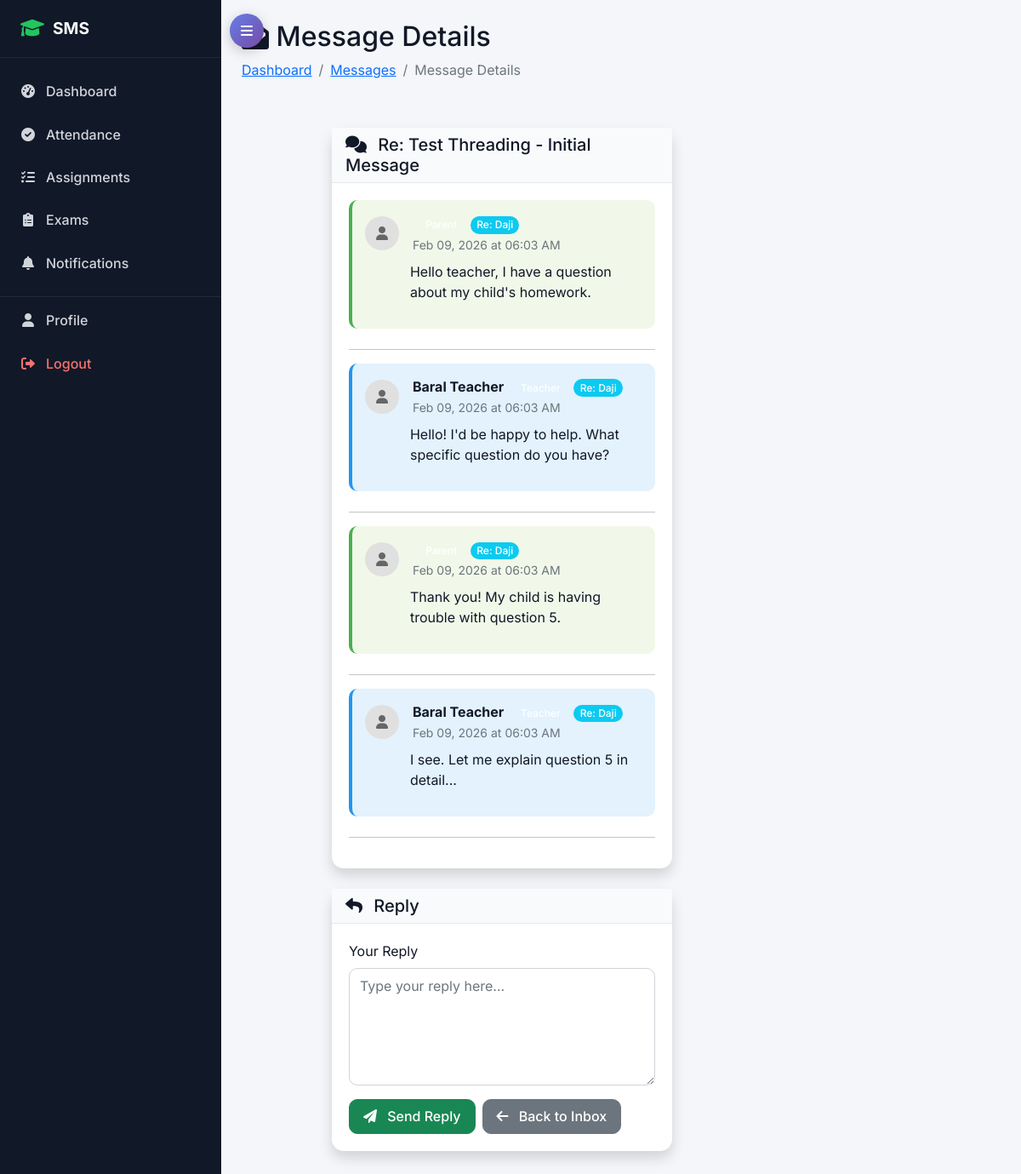
The page /accounts/messages/7/ (signed in) on the database as committed earlier.
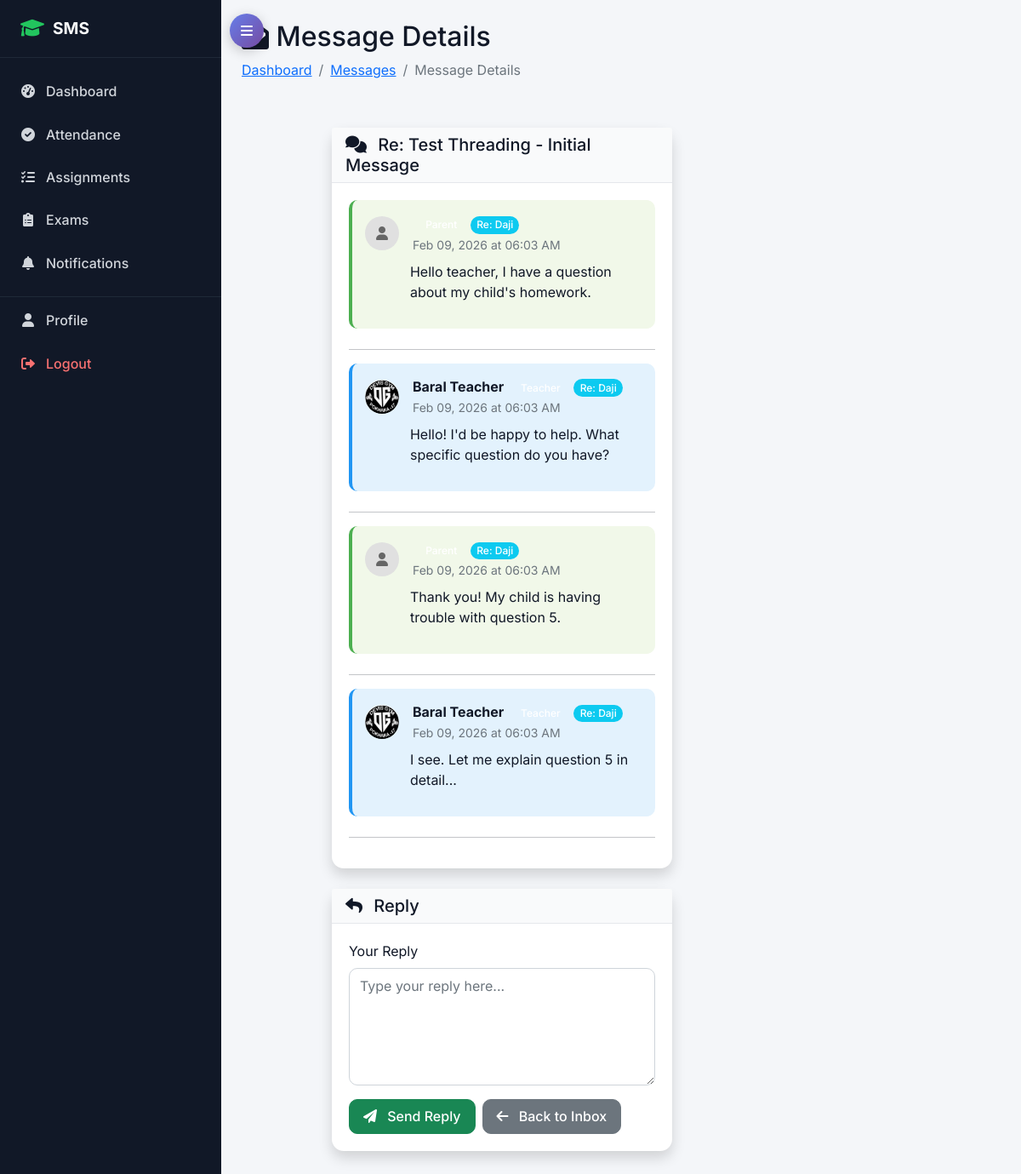
The same page on the database as committed later.
### accounts/models.py (models this page shows, shortened)
class ParentTeacherMessage(models.Model):
    MESSAGE_STATUS = (
        ('sent', 'Sent'),
        ('read', 'Read'),
        ('replied', 'Replied'),
    )
    sender = models.ForeignKey(User, on_delete=models.CASCADE, related_name='sent_messages')
    recipient = models.ForeignKey(User, on_delete=models.CASCADE, related_name='received_messages')
    student = models.ForeignKey(StudentProfile, on_delete=models.CASCADE, related_name='related_messages', null=True, blank=True)
    subject = models.CharField(max_length=200)
    message = models.TextField()
    status = models.CharField(max_length=20, choices=MESSAGE_STATUS, default='sent')
    parent_read = models.BooleanField(default=False)
    teacher_read = models.BooleanField(default=False)
    created_at = models.DateTimeField(auto_now_add=True)
    read_at = models.DateTimeField(null=True, blank=True)
    replied_to = models.ForeignKey('self', on_delete=models.SET_NULL, null=True, blank=True, related_name='replies')
    class Meta:
        ordering = ['-created_at']
    def mark_as_read(self, user):
        from django.utils import timezone
        if not self.read_at:
            self.read_at = timezone.now()
        if user.user_type == 'parent':
            self.parent_read = True
        elif user.user_type == 'teacher':
            self.teacher_read = True
        if self.status == 'sent':
            self.status = 'read'
        self.save()

class User(AbstractUser):
    USER_TYPE_CHOICES = (
        ('admin', 'Admin'),
        ('student', 'Student'),
        ('teacher', 'Teacher'),
        ('parent', 'Parent'),
    )
    user_type = models.CharField(max_length=10, choices=USER_TYPE_CHOICES)
    phone_regex = RegexValidator(regex=r'^\+?1?\d{9,15}$', message="Phone number must be entered in the format: '+999999999'. Up to 15 digits allowed.")
    phone_number = models.CharField(validators=[phone_regex], max_length=17, blank=True)
    address = models.TextField(blank=True)
    date_of_birth = models.DateField(null=True, blank=True)
    profile_picture = models.ImageField(upload_to='profile_pics/', blank=True, null=True)
    is_active = models.BooleanField(default=True)
    created_at = models.DateTimeField(auto_now_add=True)
    updated_at = models.DateTimeField(auto_now=True)

class StudentProfile(models.Model):
    user = models.OneToOneField(User, on_delete=models.CASCADE, related_name='student_profile')
    student_id = models.CharField(max_length=20, unique=True)
    admission_date = models.DateField()
    guardian_name = models.CharField(max_length=100)
    guardian_phone = models.CharField(max_length=17)
    guardian_email = models.EmailField()
    emergency_contact = models.CharField(max_length=17)
    blood_group = models.CharField(max_length=5, blank=True)

### accounts/messaging_views.py (the view, shortened to what this page needs)
# urls.py: path('messages/<int:message_id>/', messaging_views.message_detail, name='message_detail'),
@login_required
def message_detail(request, message_id):
    message = get_object_or_404(ParentTeacherMessage, id=message_id)
    if request.user not in [message.sender, message.recipient]:
        messages.error(request, 'You do not have permission to view this message.')
        return redirect('accounts:message_inbox')
    message.mark_as_read(request.user)
    root_message = message
    while root_message.replied_to:
        root_message = root_message.replied_to
    thread_messages = ParentTeacherMessage.objects.filter(
        Q(id=root_message.id) | Q(replied_to=root_message)
    ).select_related('sender', 'student__user').order_by('created_at')
    context = {
        'message': message,
        'thread_messages': thread_messages
    }
    return render(request, 'accounts/message_detail.html', context)

### templates/accounts/message_detail.html (shortened to what this page needs)
{% extends 'base.html' %}
{% block content %}
<div class="row mb-4">
    <div class="col-12">
        <h2><i class="fas fa-envelope-open"></i> Message Details</h2>
        <nav aria-label="breadcrumb">
            <ol class="breadcrumb">
                <li class="breadcrumb-item"><a href="{% url 'accounts:dashboard' %}">Dashboard</a></li>
                <li class="breadcrumb-item"><a href="{% url 'accounts:message_inbox' %}">Messages</a></li>
                <li class="breadcrumb-item active">Message Details</li>
            </ol>
        </nav>
    </div>
</div>
<div class="row">
    <div class="col-lg-8 mx-auto">
        <div class="card shadow mb-4">
            <div class="card-header bg-primary text-white">
                <h5 class="m-0"><i class="fas fa-comments me-2"></i> {{ message.subject }}</h5>
            </div>
            <div class="card-body">
                {% for msg in thread_messages %}
                <div class="message-item {% if msg.sender == user %}sent-message{% else %}received-message{% endif %} mb-4">
                    <div class="message-header d-flex align-items-center mb-2">
                        <div class="message-avatar me-3">
                            {% if msg.sender.profile_picture %}
                            <img src="{{ msg.sender.profile_picture.url }}" class="rounded-circle" style="width: 40px; height: 40px; object-fit: cover;" alt="{{ msg.sender.get_full_name }}">
                            {% else %}
                            <div class="avatar-placeholder">
                                <i class="fas fa-user"></i>
                            </div>
                            {% endif %}
                        </div>
                        <div class="flex-grow-1">
                            <strong>{{ msg.sender.get_full_name }}</strong>
                            <span class="badge bg-{{ msg.sender.user_type|default:'secondary' }} ms-2">{{ msg.sender.get_user_type_display }}</span>
                            {% if msg.student %}
                            <span class="badge bg-info ms-1">Re: {{ msg.student.user.get_full_name }}</span>
                            {% endif %}
                            <br>
                            <small class="text-muted">
                                {{ msg.created_at|date:"M d, Y" }} at {{ msg.created_at|time:"h:i A" }}
                            </small>
                        </div>
                    </div>
                    <div class="message-content">
                        <p class="mb-0">{{ msg.message|linebreaks }}</p>
                    </div>
                </div>
                <hr>
                {% endfor %}
            </div>
        </div>
        <div class="card shadow">
            <div class="card-header bg-success text-white">
                <h5 class="m-0"><i class="fas fa-reply me-2"></i> Reply</h5>
            </div>
            <div class="card-body">
                <form method="post">
                    <div class="mb-3">
                        <label for="reply" class="form-label">Your Reply</label>
                        <textarea name="reply" id="reply" class="form-control" rows="5" required placeholder="Type your reply here..."></textarea>
                    </div>
                    <div class="d-flex gap-2">
                        <button type="submit" class="btn btn-success">
                            <i class="fas fa-paper-plane me-2"></i> Send Reply
                        </button>
                        <a href="{% url 'accounts:message_inbox' %}" class="btn btn-secondary">
                            <i class="fas fa-arrow-left me-2"></i> Back to Inbox
                        </a>
                    </div>
                </form>
            </div>
        </div>
    </div>
</div>
{% endblock %}

Rows that differ between the two databases and show on the page:
changed through a linked row, ParentTeacherMessage "Hello! I'd be happy to help. What specific question do you have?": sender.profile_picture: picture added
changed through a linked row, ParentTeacherMessage "I see. Let me explain question 5 in detail...": sender.profile_picture: picture added
